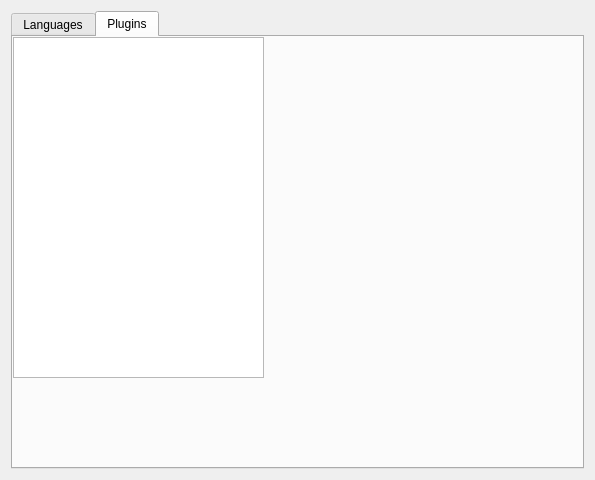
<?xml version="1.0" encoding="UTF-8"?>
<ui version="4.0">
 <class>Resource</class>
 <widget class="QDialog" name="Resource">
  <property name="geometry">
   <rect>
    <x>0</x>
    <y>0</y>
    <width>595</width>
    <height>480</height>
   </rect>
  </property>
  <property name="windowTitle">
   <string>MuseScore Resources</string>
  </property>
  <layout class="QVBoxLayout" name="verticalLayout_3">
   <item>
    <widget class="QTabWidget" name="tabs">
     <property name="currentIndex">
      <number>1</number>
     </property>
     <widget class="QWidget" name="languages">
      <property name="sizePolicy">
       <sizepolicy hsizetype="Expanding" vsizetype="Expanding">
        <horstretch>0</horstretch>
        <verstretch>0</verstretch>
       </sizepolicy>
      </property>
      <property name="minimumSize">
       <size>
        <width>545</width>
        <height>407</height>
       </size>
      </property>
      <attribute name="title">
       <string>Languages</string>
      </attribute>
      <layout class="QVBoxLayout" name="verticalLayout">
       <item>
        <widget class="QTableWidget" name="languagesTable">
         <property name="sizePolicy">
          <sizepolicy hsizetype="Expanding" vsizetype="Expanding">
           <horstretch>0</horstretch>
           <verstretch>0</verstretch>
          </sizepolicy>
         </property>
         <property name="editTriggers">
          <set>QAbstractItemView::NoEditTriggers</set>
         </property>
         <property name="alternatingRowColors">
          <bool>true</bool>
         </property>
         <property name="selectionMode">
          <enum>QAbstractItemView::NoSelection</enum>
         </property>
         <property name="sortingEnabled">
          <bool>true</bool>
         </property>
         <property name="rowCount">
          <number>10</number>
         </property>
         <property name="columnCount">
          <number>4</number>
         </property>
         <attribute name="verticalHeaderVisible">
          <bool>false</bool>
         </attribute>
         <row/>
         <row/>
         <row/>
         <row/>
         <row/>
         <row/>
         <row/>
         <row/>
         <row/>
         <row/>
         <column>
          <property name="text">
           <string>Language</string>
          </property>
         </column>
         <column>
          <property name="text">
           <string>Filename</string>
          </property>
         </column>
         <column>
          <property name="text">
           <string>File Size</string>
          </property>
         </column>
         <column>
          <property name="text">
           <string>Install/Update</string>
          </property>
         </column>
        </widget>
       </item>
      </layout>
     </widget>
     <widget class="QWidget" name="plugins">
      <attribute name="title">
       <string>Plugins</string>
      </attribute>
      <widget class="QTextBrowser" name="textBrowser">
       <property name="geometry">
        <rect>
         <x>0</x>
         <y>0</y>
         <width>251</width>
         <height>341</height>
        </rect>
       </property>
      </widget>
     </widget>
    </widget>
   </item>
  </layout>
 </widget>
 <layoutdefault spacing="6" margin="11"/>
 <resources/>
 <connections/>
</ui>
